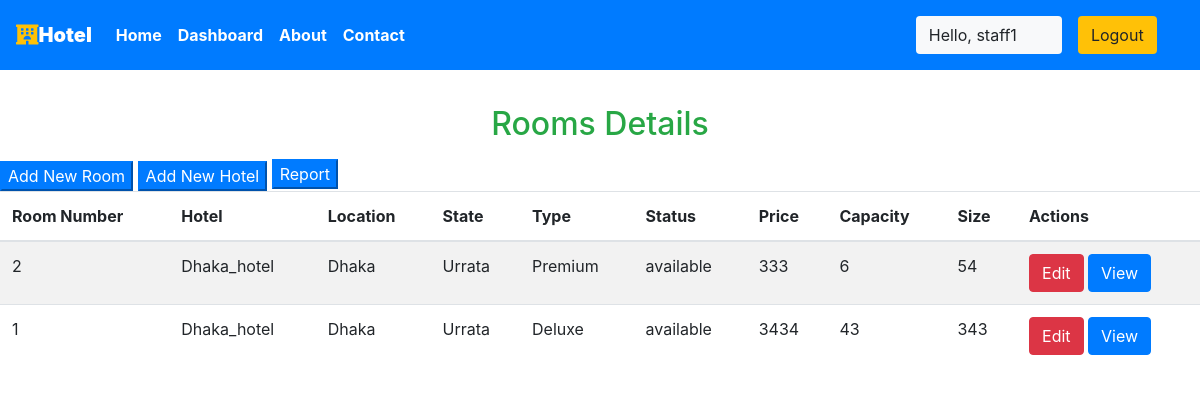
The app's page /staff/panel (signed in), older data.
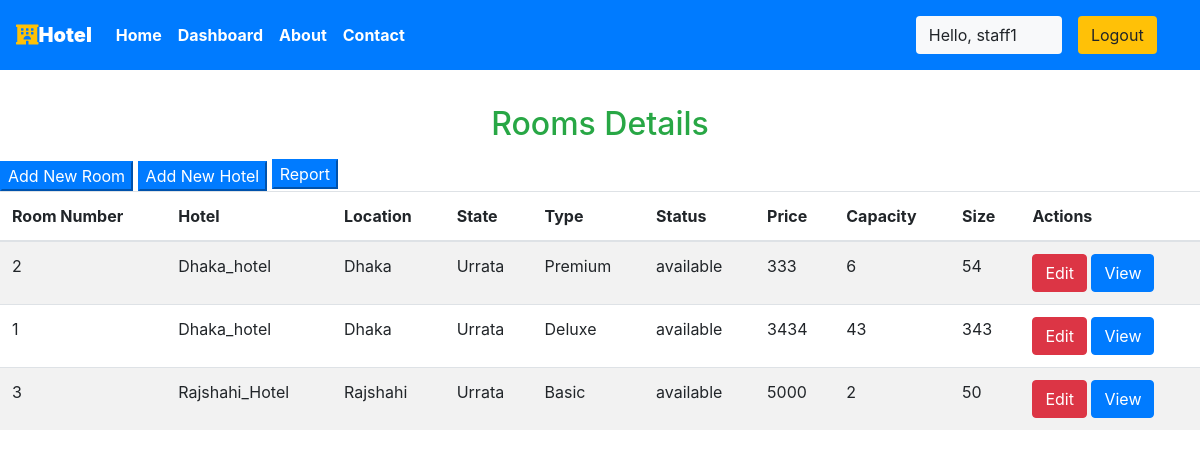
The same page, newer data.
### main/models.py (models this page shows, shortened)
class Room(models.Model):
    ROOM_STATUS = (
    ("1", "available"),
    ("2", "not available"),
    )
    ROOM_TYPE = (
    ("1", "Premium"),
    ("2", "Deluxe"),
    ("3","Basic"),
    )
    id = models.AutoField(primary_key=True)
    room_type = models.CharField(max_length=50,choices = ROOM_TYPE)
    capacity = models.IntegerField()
    price = models.IntegerField()
    size = models.IntegerField()
    hotel = models.ForeignKey(Hotel, on_delete = models.CASCADE)
    status = models.CharField(choices =ROOM_STATUS,max_length = 15)
    roomnumber = models.IntegerField()
    photo=models.ImageField(upload_to='room/', null=True, blank=True)
    Services=models.CharField(max_length=30,null=True)

class Hotel(models.Model):
    id = models.AutoField(primary_key=True)
    name = models.CharField(max_length=30,null=True)
    owner = models.ForeignKey(CustomUser, blank=True, null=True, on_delete=models.CASCADE)
    location = models.CharField(max_length=50)
    state = models.CharField(max_length=50,null=True)
    country = models.CharField(max_length=50,null=True)
    photo=models.ImageField(upload_to='hotel/', null=True, blank=True)
    def __str__(self):
        return self.name

### main/views.py (the view)
# urls.py: path('staff/panel', views.panel,name="staffpanel"),
@login_required(login_url='/staff')
def panel(request):
    if  request.user.groups.exists():
        user = request.user
        hotell = Hotel.objects.filter(owner=user)
        totall_rooms = []
        for hotels in hotell:
            room = Room.objects.filter(hotel=hotels)
            totall_rooms += room
        total_rooms = len(totall_rooms)
        hotel = Hotel.objects.filter(owner=user)
        response = render(request,'staff/panel.html',{'name':hotel,'rooms':totall_rooms,'total_rooms':total_rooms})
        return HttpResponse(response)
    else:
        messages.success(request,"Access Denied")
        return redirect('homepage')

### main/templatetags/app_tags.py (called while the page is built)
@register.filter(name='has_group')
def has_group(user, group_name):
    group = Group.objects.get(name=group_name)
    return True if group in user.groups.all() else False

### templates/staff/panel.html (shortened to what this page needs)
{% extends 'basic.html' %} {% block title %} staff panel {% endblock title %}
{% block body %}
  {%load app_tags%}
<h2 class="text-center pb-2" style="color: #28a745; padding-top: 35px;">Rooms Details</h2>
<button
  class="btn-group btn-primary"
  data-toggle="modal"
  data-target="#newroom"
>
  Add New Room
</button>
<button
  class="btn-group btn-primary"
  data-toggle="modal"
  data-target="#newlocation"
>
  Add New Hotel
</button>
<button class="btn-primary"> <a href="{% url 'staff_report' %}" style="color: #fff; text-decoration: none;">Report </a>  </button>
<table class="table table-striped">
  <thead>
    <th>Room Number</th>
    <th>Hotel</th>
    <th>Location</th>
    <th>State</th>
    <th>Type</th>
    <th>Status</th>
    <th>Price</th>
    <th>Capacity</th>
    <th>Size</th>
    <th colspan="2">Actions</th>
  </thead>
  {% if rooms %} {% for each_room in rooms %}
  <tr>
    <td>{{each_room.roomnumber}}</td>
    <td>{{each_room.hotel}}</td>
    <td>{{each_room.hotel.location}}</td>
    <td>{{each_room.hotel.state}}</td>
    <td>{{each_room.get_room_type_display}}</td>
    <td>{{each_room.get_status_display}}</td>
    <td>{{each_room.price}}</td>
    <td>{{each_room.capacity}}</td>
    <td>{{each_room.size}}</td>
    <td colspan="2">
      <a href="/staff/panel/edit-room?roomid={{each_room.id}}"
        ><button class="btn btn-danger">Edit</button></a
      >
      <a href="/staff/panel/view-room?roomid={{each_room.id}}"
        ><button class="btn btn-primary">View</button></a
      >
    </td>
  </tr>
  {% endfor %} {% endif %}
</table>
{% endblock body %}

Row changes from the older to the newer data that the page shows:
added Room: roomnumber "3", hotel "Rajshahi_Hotel", hotel.location "Rajshahi", hotel.state "Urrata", room_type "Basic", status "available", price "5000", capacity "2", size "50"
